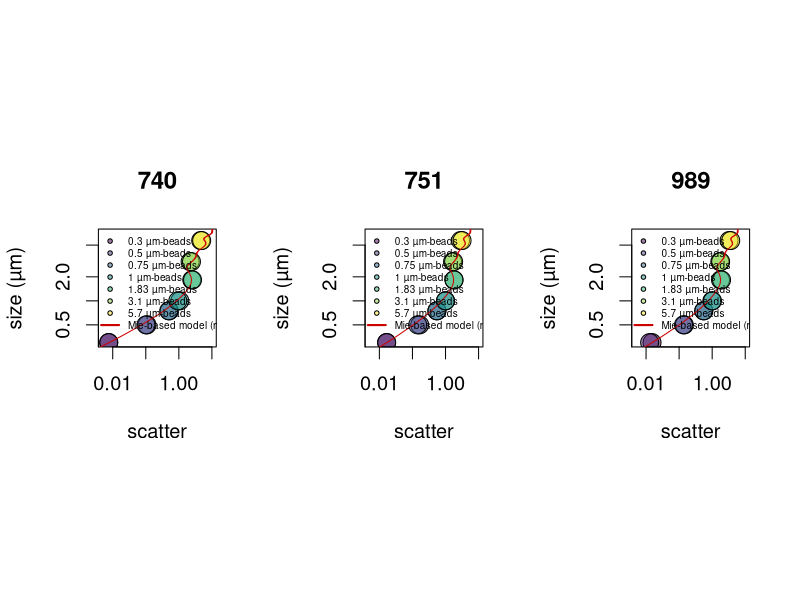

R code for this plot: (Note: this script raises an error after producing the figure.)
library(scales)
library(viridis)
path.to.git.repository <- "~/Documents/DATA/Codes/fsc-size-calibration"
setwd(path.to.git.repository)

#############################
### scatter normalization ###
#############################

beads740 <- read.csv("740-summary.csv")
beads740$fsc <- 10^((beads740$fsc.corr.high/2^16)*3.5)
id.740 <- which(beads740$size == 1) # find 1 micron beads
beads740$normalized.fsc <- beads740$fsc/mean(beads740[id.740,'fsc'])
beads740 <- beads740[order(beads740$size),]

beads989<- read.csv("989-summary.csv")
beads989$fsc <- 10^((beads989$fsc.corr.high/2^16)*3.5)
id.989 <- which(beads989$size == 1) # find 1 micron beads
beads989$normalized.fsc <- beads989$fsc/mean(beads989[id.989,'fsc'])
beads989 <- beads989[order(beads989$size),]

beads751 <- read.csv("751-summary.csv")
beads751$fsc <- 10^((beads751$fsc.corr.high/2^16)*3.5)
id.751<- which(beads751$size == 1) # find 1 micron beads
beads751$normalized.fsc <- beads751 $fsc/mean(beads751 [id.751,'fsc'])
beads751 <- beads751[order(beads751$size),]


####################
### OPTIMIZATION ###
####################
library(DEoptim)

# Mie theory fitting
# n <- c(1.35/1.3371, 1.41/1.3371) # range given in Lehmuskero et al. Progr Oceanogr 2018
mie2 <- t(read.csv("meidata-1017.csv" ,header=F)) # low
mie1 <- t(read.csv("meidata-1031.csv" ,header=F)) # fit
mie3 <- t(read.csv("meidata-1045.csv" ,header=F)) # high
mie4 <- t(read.csv("meidata-beads.csv" ,header=F)) # particle of 1 µm, index of refraction of 1.6033

# optimization routine
sigma.lsq <- function(mie, beads, params){

     c <- params[1]
     b <- params[2]
     id <- findInterval(beads$size, mie[,1])
     scatt <- (mie[id,2]/c)^b

           df <- data.frame(obs=beads$normalized.fsc, pred=scatt)
      sigma <- mean(abs(df$obs - df$pred)/df$obs,na.rm=T)
      return(sigma)

  }




##########################
#### CALIBRATION BEADS ### Mie theory optimization
##########################
png("Mie-beads-scatter.png",width=12, height=6, unit='in', res=400)

par(mfrow=c(1,3), pty='s', cex=1.2)

for(inst in c(740,751,989)){

# inst <- 740


### Optimization

if(inst == 740) beads <- beads740
if(inst == 751) beads <- beads751
if(inst == 989) beads <- beads989

f <- function(params) sigma.lsq(mie=mie4, beads=beads, params)
res <- DEoptim(f, lower=c(0,0), upper=c(10000,2), control=DEoptim.control(itermax=1000, reltol=1e-8,trace=100, steptol=100, strategy=2, parallelType=0))
print(res$optim$bestval)
params <- res$optim$bestmem # optimized 'c' and 'b' values
print(params)


### CREATE LOOKUP TABLE
d <- 0.220 #Shalapyonok et al. 2001; 0.220 (Li et al. 1992, Veldhuis et al. 2004, and more studies agreed with 220 fg C um-3)
max.scatter <- 20
min.scatter <- 0.0001

b <- params[2]
c <- params[1]
scatter <- 10^(seq(log10(min(mie1[,2]/c)), log10(max(mie3[,2]/c)),length.out=10000))

s1 <- approx((mie1[,2]/c)^b, mie1[,1], xout=scatter)
s2 <- approx((mie2[,2]/c)^b, mie2[,1], xout=scatter)
s3 <- approx((mie3[,2]/c)^b, mie3[,1], xout=scatter)
s4 <- approx((mie1[,2]/c)^b, d*(4/3*pi*(0.5*mie1[,1])^3), xout=scatter)
s5 <- approx((mie2[,2]/c)^b, d*(4/3*pi*(0.5*mie2[,1])^3), xout=scatter)
s6 <- approx((mie3[,2]/c)^b, d*(4/3*pi*(0.5*mie3[,1])^3), xout=scatter)

		if(inst == 740){mie_740 <- data.frame(cbind(scatter=s1$x,
                                                  diam_740_mid=s1$y,diam_740_upr=s2$y,diam_740_lwr = s3$y,
                                                  Qc_740_mid=s4$y, Qc_740_upr=s5$y, Qc_740_lwr=s6$y))
                      	mie_740 <- subset(mie_740, scatter >= min.scatter & scatter <= max.scatter)
                     	}

        if(inst == 751){mie_751 <- data.frame(cbind(scatter=s1$x,
                                                  diam_751_mid=s1$y,diam_751_upr=s2$y,diam_751_lwr = s3$y,
                                                  Qc_751_mid=s4$y, Qc_751_upr=s5$y, Qc_751_lwr=s6$y))
                      	mie_751 <- subset(mie_751, scatter >= min.scatter & scatter <= max.scatter)
                      	}
	    if(inst == 989){mie_989 <- data.frame(cbind(scatter=s1$x,
                                                  diam_989_mid=s1$y,diam_989_upr=s2$y,diam_989_lwr = s3$y,
                                                  Qc_989_mid=s4$y, Qc_989_upr=s5$y, Qc_989_lwr=s6$y))
                      	mie_989 <- subset(mie_989, scatter >= min.scatter & scatter <= max.scatter)
						}



### PLOT Observartions vs Predicted cell size
plot(beads$normalized.fsc, beads$size,log='xy', xaxt='n',main=paste(inst), xlim=c(0.005,10), ylim=c(0.3,7), bg=alpha(viridis(nrow(beads)),0.5),cex=2, pch=21, xlab="scatter", ylab="size (µm)")
axis(1, at=c(0.01, 0.1, 1,10))
lines((mie4[,2]/params[1])^params[2], mie4[,1], col='red3')
legend("topleft",cex=0.5, legend=c(paste(unique(beads$size), 'µm-beads'), "Mie-based model (n = 1.6)"), bty='n', pch=c(rep(21,nrow(beads)/2), NA), lwd=c(rep(NA,nrow(beads)/2), 2),col=c(rep(1,nrow(beads)/2),'red3'), pt.bg=alpha(c(viridis(nrow(beads)/2), 'red3'),0.5))

}
dev.off()



mie <- data.frame(cbind(mie_740, mie_751[,-1], mie_989[,-1]))

write.csv(mie, "calibrated-mie.csv", row.names=F, quote=F)





#####################
### PHYTOPLANKTON ### validation
#####################


### SIZE
culture <- read.csv("scatter_calibration.csv")
culture$norm.fsc <- culture$fsc / culture$fsc.beads
culture$norm.fsc.sd <- culture$fsc.sd / culture$fsc.beads
culture$volume <- 4/3 * pi * (culture$diameter/2)^3
culture$volume.sd <- culture$volume * culture$diameter.sd/culture$diameter

culture2 <- aggregate(culture, by=list(culture$species), FUN=mean)
culture2 <- subset(culture2, Group.1 !="Phaeodactylum tricornutum") # remove non-spherical cells
culture2 <- culture2[order(culture2$norm.fsc),]

mie <- read.csv("calibrated-mie.csv")
inst <- 740


png(paste0(inst,"-Size-scatter.png"),width=6, height=6, unit='in', res=200)

  par(mfrow=c(1,1), pty='s',cex=1.2)
  plot(culture2$norm.fsc, culture2$diameter, log='xy', pch=NA,ylab=substitute(paste("Cell diameter (",mu,"m)")), xlab="Normalized scatter (dimensionless)",cex=2, xaxt='n', yaxt='n', xlim=c(0.002,10), ylim=c(0.5,20), main=paste(inst))
  with(culture2, arrows(norm.fsc, diameter-culture2$diameter.sd, norm.fsc, diameter + culture2$diameter.sd,  code = 3, length=0, col='grey',lwd=2))
  with(culture2, arrows(norm.fsc-norm.fsc.sd, diameter, norm.fsc+norm.fsc.sd, diameter,  code = 3, length=0,col='grey',lwd=2))
  lines(mie$scatter, mie[,paste0("diam_",inst,"_mid")], col='red3', lwd=2)
  lines(mie$scatter, mie[,paste0("diam_",inst,"_upr")], col='grey', lwd=2)
  lines(mie$scatter, mie[,paste0("diam_",inst,"_lwr")], col='grey', lwd=2)
  axis(1, at=c(0.002,0.005,0.01,0.02,0.05,0.1,0.2,0.5,1,2,5))
  axis(2, at=c(0.1,0.2,0.5,1,2,5,10,20),las=1)
  points(culture2$norm.fsc, culture2$diameter, bg=alpha(viridis(nrow(culture2)),0.5), pch=21,cex=2)
  legend("topleft",legend=c(as.vector(culture2$Group.1), "Mie-based model (n = 1.031 +/- 0.014)"), cex=0.5, pch=c(rep(21,nrow(culture2)),NA), lwd=c(rep(NA,nrow(culture2)),2), bty='n',
            pt.bg=alpha(viridis(nrow(culture2)),0.5), col=c(rep(1,nrow(culture2)),'red3'), text.font=c(rep(3,nrow(culture2)),1))

dev.off()
